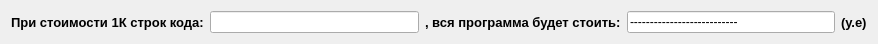
   <widget class="QWidget" name="layoutWidget">
    <property name="geometry">
     <rect>
      <x>730</x>
      <y>710</y>
      <width>878</width>
      <height>24</height>
     </rect>
    </property>
    <layout class="QHBoxLayout" name="horizontalLayout_24">
     <item>
      <widget class="QLabel" name="label_52">
       <property name="font">
        <font>
         <pointsize>10</pointsize>
         <weight>75</weight>
         <bold>true</bold>
        </font>
       </property>
       <property name="text">
        <string>При стоимости 1К строк кода:</string>
       </property>
      </widget>
     </item>
     <item>
      <widget class="QLineEdit" name="Cost1KSLOC">
       <property name="text">
        <string/>
       </property>
      </widget>
     </item>
     <item>
      <widget class="QLabel" name="label_53">
       <property name="font">
        <font>
         <pointsize>10</pointsize>
         <weight>75</weight>
         <bold>true</bold>
        </font>
       </property>
       <property name="text">
        <string>, вся программа будет стоить:</string>
       </property>
      </widget>
     </item>
     <item>
      <widget class="QLineEdit" name="CostKSLOC">
       <property name="text">
        <string>---------------------------</string>
       </property>
      </widget>
     </item>
     <item>
      <widget class="QLabel" name="label_54">
       <property name="font">
        <font>
         <pointsize>10</pointsize>
         <weight>75</weight>
         <bold>true</bold>
        </font>
       </property>
       <property name="text">
        <string>(у.е)</string>
       </property>
      </widget>
     </item>
    </layout>
   </widget>
